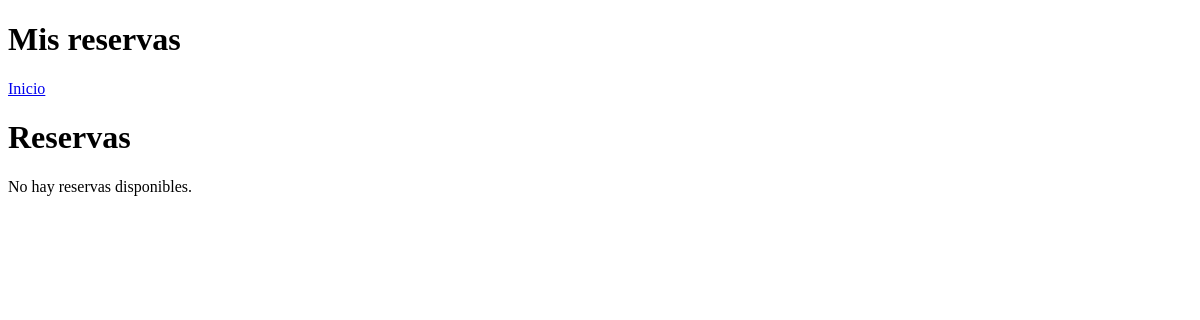
The page /Mis_reservas/ (signed in) on the database as committed earlier.
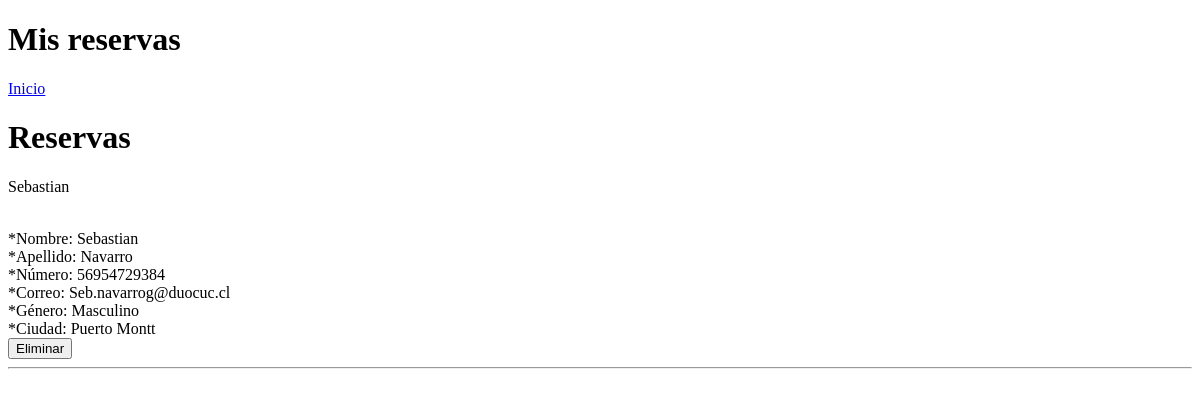
The same page on the database as committed later.
### encuentroVerde/models.py (models this page shows, shortened)
class Formulario(models.Model):
    nombre_cliente  = models.CharField(max_length=20)
    apellido_cliente = models.CharField(max_length=20)
    numero_cliente = models.CharField(max_length=20)
    correo_cliente = models.CharField(max_length=20)
    id_genero          = models.ForeignKey('Genero',on_delete=models.CASCADE, db_column='idgenero')
    ciudad_cliente = models.CharField(max_length=20)
    def __str__(self):
        return str(self.nombre_cliente)

class Genero(models.Model):
    id_genero  = models.AutoField(db_column='idgenero', primary_key=True)
    genero     = models.CharField(max_length=20, blank=False, null=False)

### encuentroVerde/views.py (the view)
# urls.py: path('Mis_reservas/',mis_reservas),
@login_required
def mis_reservas(request):
    formularios = Formulario.objects.all()
    for formulario in formularios:
        print("Formulario:", formulario.nombre_cliente, formulario.apellido_cliente, formulario.correo_cliente, formulario.id_genero.genero, formulario.ciudad_cliente)  # Depuración
    context = {'formulario': formularios}
    return render(request, 'Mis_reservas.html', context)

### encuentroVerde/templates/Mis_reservas.html (shortened to what this page needs)
<!DOCTYPE html>
<html lang="en">
<head>
</head>
<body>
    <h1>Mis reservas</h1>
    <a class="nav-link active" aria-current="page" href="../">Inicio</a>
    <h1>Reservas</h1>
    {% if formulario %}
        {% for f in formulario %}
            <p>{{ f }}</p>
            <br>*Nombre: {{ f.nombre_cliente }}<br>
            *Apellido: {{ f.apellido_cliente }}<br>
            *Número: {{ f.numero_cliente }}<br>
            *Correo: {{ f.correo_cliente }}<br>
            *Género: {{ f.id_genero.genero }}<br>
            *Ciudad: {{ f.ciudad_cliente }}<br>
            <form action="{% url 'eliminar_reserva' f.id %}" method="post" style="display:inline;">
                <button type="submit" onclick="return confirm('¿Estás seguro de que quieres eliminar esta reserva?');">Eliminar</button>
            </form>
            <hr>
        {% endfor %}
    {% else %}
        <p>No hay reservas disponibles.</p>
    {% endif %}
</body>
</html>

Rows that differ between the two databases and show on the page:
added Formulario: nombre_cliente "Sebastian", apellido_cliente "Navarro", numero_cliente "56954729384", correo_cliente "Seb.navarrog@duocuc.cl", id_genero.genero "Masculino", ciudad_cliente "Puerto Montt"
Other text that changed with them:
text no longer shown: "No hay reservas disponibles."
